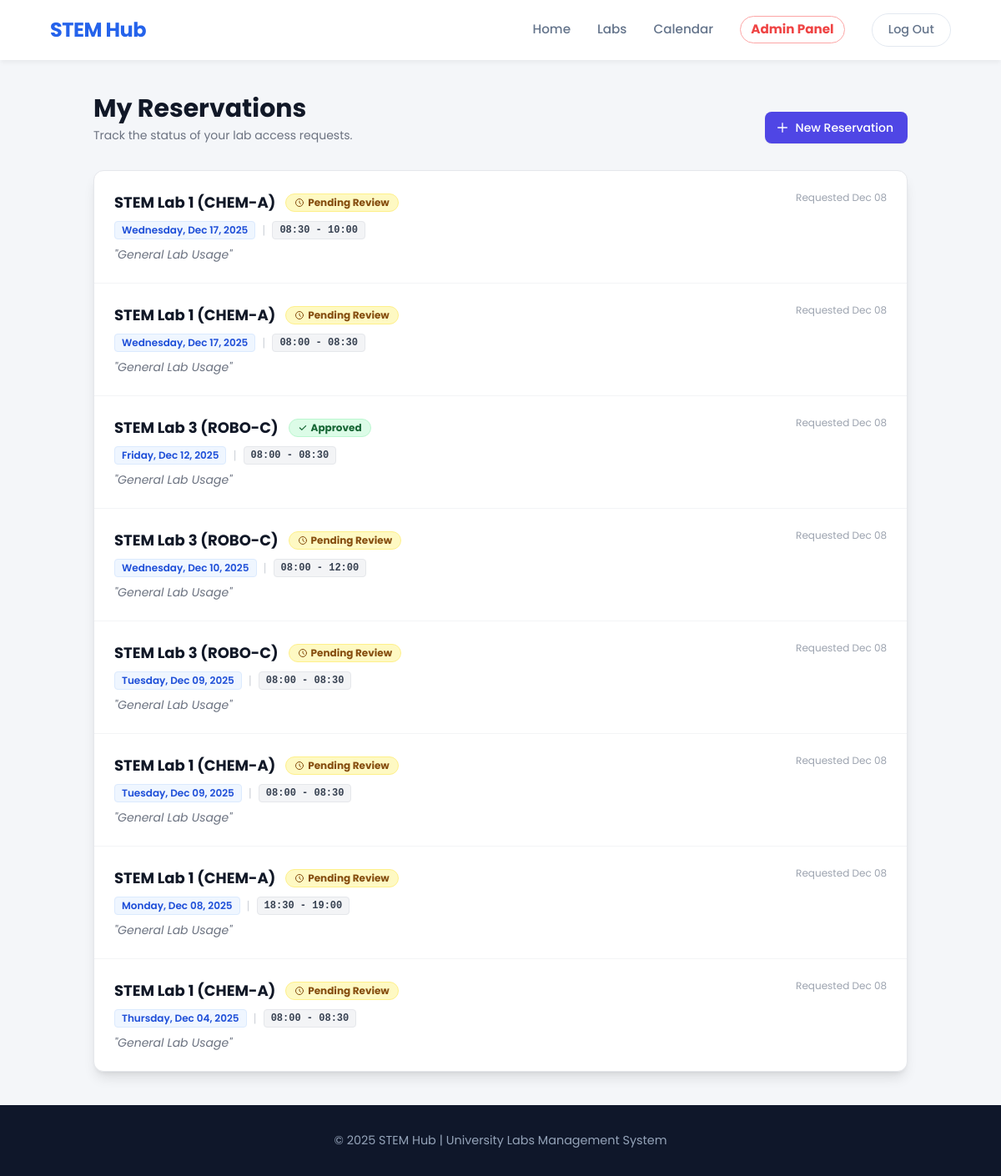
Screenshot of /reservations/my-reservations/ (signed in) with the database file from the repository.
### reservations/models.py (models this page shows, shortened)
class Reservation(models.Model):
    STATUS_CHOICES = [
        ('PENDING', 'Pending Approval'),
        ('CONFIRMED', 'Confirmed'),
        ('REJECTED', 'Rejected'),
    ]
    user = models.ForeignKey(User, on_delete=models.CASCADE)
    lab = models.ForeignKey(Lab, on_delete=models.CASCADE)
    date = models.DateField()
    start_time = models.TimeField()
    end_time = models.TimeField()
    purpose = models.TextField(help_text="Reason for booking (e.g., Thesis Research, Class Project)")
    rejection_reason = models.TextField(blank=True, null=True, help_text="Reason why the admin rejected this request")
    status = models.CharField(max_length=10, choices=STATUS_CHOICES, default='PENDING')
    created_at = models.DateTimeField(auto_now_add=True)

### labs/models.py (models this page shows, shortened)
class Lab(models.Model):
    name = models.CharField(max_length=200)
    slug = models.SlugField(unique=True)
    capacity = models.PositiveIntegerField()
    description = models.TextField()
    map_svg_id = models.CharField(max_length=50, unique=True, help_text="Matches ID in Figma SVG")
    is_active = models.BooleanField(default=True)

### reservations/views.py (the view)
# urls.py: path('my-reservations/', views.my_reservations, name='my_reservations'),
@login_required
def my_reservations(request):
    reservations = Reservation.objects.filter(user=request.user).order_by('-date', '-start_time')
    return render(request, 'reservations/my_reservations.html', {'reservations': reservations})

### CORE/templates/reservations/my_reservations.html (shortened to what this page needs)
{% load static %}
<!DOCTYPE html>
<html lang="en">
<head>
    <script src="https://cdn.tailwindcss.com"></script>
</head>
<body>
    <header>
        <h1>STEM Hub</h1>
        <nav>
            <a href="/">Home</a>
            <a href="{% url 'labs:index' %}">Labs</a>
            <a href="{% url 'reservations:timetable' %}">Calendar</a>
            {% if user.is_staff %}
                <a href="{% url 'reservations:dashboard' %}" style="color: #ef4444; font-weight: bold; border: 1px solid #fca5a5; padding: 0.25rem 0.75rem; border-radius: 9999px;">Admin Panel</a>
            {% endif %}
            <a href="/auth/" class="logout-btn">Log Out</a>
        </nav>
    </header>
    <main class="max-w-5xl mx-auto w-full px-6 py-10">
        <div class="flex flex-col sm:flex-row justify-between items-start sm:items-end mb-8 gap-4">
            <div>
                <h1 class="text-3xl font-bold text-gray-900">My Reservations</h1>
                <p class="mt-1 text-sm text-gray-500">Track the status of your lab access requests.</p>
            </div>
            <a href="{% url 'labs:index' %}" class="inline-flex items-center px-4 py-2 border border-transparent text-sm font-medium rounded-lg text-white bg-indigo-600 hover:bg-indigo-700 shadow-sm transition">
                <svg class="mr-2 -ml-1 h-4 w-4" fill="none" stroke="currentColor" viewBox="0 0 24 24"><path stroke-linecap="round" stroke-linejoin="round" stroke-width="2" d="M12 4v16m8-8H4"></path></svg>
                New Reservation
            </a>
        </div>
        <div class="bg-white shadow-lg overflow-hidden rounded-xl border border-gray-200">
            {% if reservations %}
            <ul class="divide-y divide-gray-100">
                {% for res in reservations %}
                <li class="p-6 hover:bg-gray-50 transition duration-150">
                    <div class="flex flex-col md:flex-row justify-between md:items-start gap-4">
                        <div class="flex-grow">
                            <div class="flex items-center gap-3 mb-2 flex-wrap">
                                <h3 class="text-lg font-bold text-gray-900">{{ res.lab.name }}</h3>
                                {% if res.status == 'CONFIRMED' %}
                                    <span class="inline-flex items-center px-2.5 py-0.5 rounded-full text-xs font-bold bg-green-100 text-green-800 border border-green-200">
                                        <svg class="w-3 h-3 mr-1" fill="currentColor" viewBox="0 0 20 20"><path fill-rule="evenodd" d="M16.707 5.293a1 1 0 010 1.414l-8 8a1 1 0 01-1.414 0l-4-4a1 1 0 011.414-1.414L8 12.586l7.293-7.293a1 1 0 011.414 0z" clip-rule="evenodd"></path></svg>
                                        Approved
                                    </span>
                                {% else %}
                                    <span class="inline-flex items-center px-2.5 py-0.5 rounded-full text-xs font-bold bg-yellow-100 text-yellow-800 border border-yellow-200">
                                        <svg class="w-3 h-3 mr-1" fill="none" stroke="currentColor" viewBox="0 0 24 24"><path stroke-linecap="round" stroke-linejoin="round" stroke-width="2" d="M12 8v4l3 3m6-3a9 9 0 11-18 0 9 9 0 0118 0z"></path></svg>
                                        Pending Review
                                    </span>
                                {% endif %}
                            </div>
                            <div class="text-sm text-gray-600 flex items-center gap-2 mb-2">
                                <span class="bg-blue-50 text-blue-700 px-2 py-0.5 rounded text-xs font-semibold border border-blue-100">
                                    {{ res.date|date:"l, M d, Y" }}
                                </span>
                                <span class="text-gray-300">|</span>
                                <span class="bg-gray-100 text-gray-700 px-2 py-0.5 rounded text-xs font-semibold border border-gray-200 font-mono">
                                    {{ res.start_time|time:"H:i" }} - {{ res.end_time|time:"H:i" }}
                                </span>
                            </div>
                            <p class="text-sm text-gray-500 italic">"{{ res.purpose }}"</p>
                        </div>
                        <div class="text-xs text-gray-400 whitespace-nowrap mt-2 md:mt-0">
                            Requested {{ res.created_at|date:"M d" }}
                        </div>
                    </div>
                </li>
                {% endfor %}
            </ul>
            {% endif %}
        </div>
    </main>
    <footer>
        <p>© 2025 STEM Hub | University Labs Management System</p>
    </footer>
</body>
</html>

### CORE/templates/reservations/my_reservations.html (style rules this page uses)
* { margin: 0; padding: 0; box-sizing: border-box; font-family: 'Poppins', sans-serif; }
body { background: #f4f6f9; color: #1f2937; overflow-x: hidden; display: flex; flex-direction: column; min-height: 100vh; }
a { text-decoration: none; color: inherit; }
header { background: rgba(255, 255, 255, 0.95); color: #1e293b; padding: 1rem 5%; display: flex; justify-content: space-between; align-items: center; box-shadow: 0 4px 6px -1px rgba(0, 0, 0, 0.05); position: sticky; top: 0; z-index: 50; backdrop-filter: blur(10px); }
header h1 { font-size: 1.5rem; font-weight: 700; color: #2563eb; letter-spacing: -0.5px; }
nav { display: flex; gap: 2rem; align-items: center; }
nav a { font-weight: 500; font-size: 0.95rem; color: #64748b; transition: color 0.3s; }
.logout-btn { padding: 0.5rem 1.2rem; border: 1px solid #e2e8f0; border-radius: 2rem; font-size: 0.9rem; transition: all 0.3s; }
footer { background: #0f172a; color: #94a3b8; text-align: center; padding: 2rem; font-size: 0.9rem; margin-top: auto; }

### rows the page displays
Reservation: lab.name "STEM Lab 1 (CHEM-A)", status "PENDING" (drawn), date "Wednesday, Dec 17, 2025", start_time "08:30", end_time "10:00", purpose "General Lab Usage", created_at "Dec 08"
Reservation: lab.name "STEM Lab 1 (CHEM-A)", status "PENDING" (drawn), date "Wednesday, Dec 17, 2025", start_time "08:00", end_time "08:30", purpose "General Lab Usage", created_at "Dec 08"
Reservation: lab.name "STEM Lab 3 (ROBO-C)", status "CONFIRMED" (drawn), date "Friday, Dec 12, 2025", start_time "08:00", end_time "08:30", purpose "General Lab Usage", created_at "Dec 08"
Reservation: lab.name "STEM Lab 3 (ROBO-C)", status "PENDING" (drawn), date "Wednesday, Dec 10, 2025", start_time "08:00", end_time "12:00", purpose "General Lab Usage", created_at "Dec 08"
Reservation: lab.name "STEM Lab 3 (ROBO-C)", status "PENDING" (drawn), date "Tuesday, Dec 09, 2025", start_time "08:00", end_time "08:30", purpose "General Lab Usage", created_at "Dec 08"
Reservation: lab.name "STEM Lab 1 (CHEM-A)", status "PENDING" (drawn), date "Tuesday, Dec 09, 2025", start_time "08:00", end_time "08:30", purpose "General Lab Usage", created_at "Dec 08"
Reservation: lab.name "STEM Lab 1 (CHEM-A)", status "PENDING" (drawn), date "Monday, Dec 08, 2025", start_time "18:30", end_time "19:00", purpose "General Lab Usage", created_at "Dec 08"
Reservation: lab.name "STEM Lab 1 (CHEM-A)", status "PENDING" (drawn), date "Thursday, Dec 04, 2025", start_time "08:00", end_time "08:30", purpose "General Lab Usage", created_at "Dec 08"
